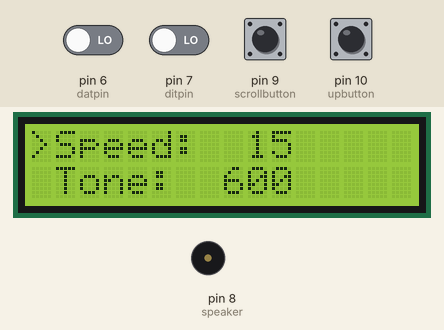
A sketch run on a simulated Arduino Uno, built with avr-gcc and run on an emulated ATmega328P. Parts: 16×2 character LCD, buzzer (waves = sounding). Inputs (shaded band) come from the test bench; at power-on: pin 6 (datpin), pin 7 (ditpin), pin 9 (scrollbutton), pin 10 (upbutton) LOW.

Above: at 3.2 s.
3.3 s: pin 7 (ditpin) driven HIGH
At 3.9 s:
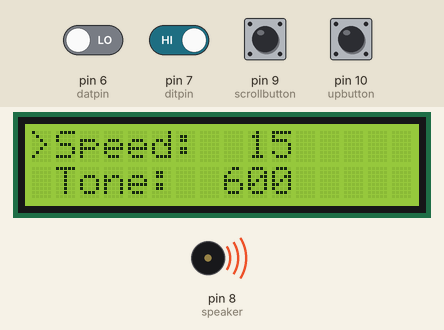
6.3 s: pin 10 (upbutton) pulled HIGH for 1 s
At 8.5 s:
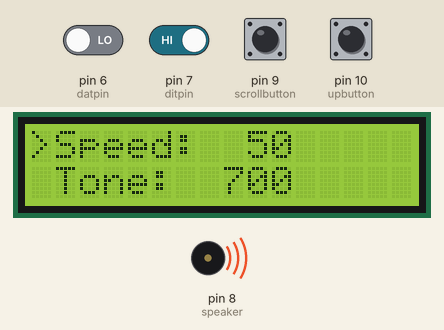
10.3 s: pin 6 (datpin) driven HIGH
13.3 s: pin 9 (scrollbutton) pulled HIGH for 0.15 s
At 13.47 s:
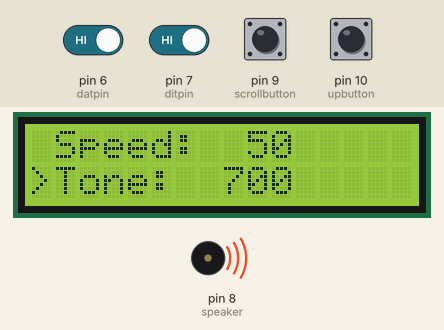
15.1 s: pin 10 (upbutton) pulled HIGH for 0.15 s
At 15.8 s:
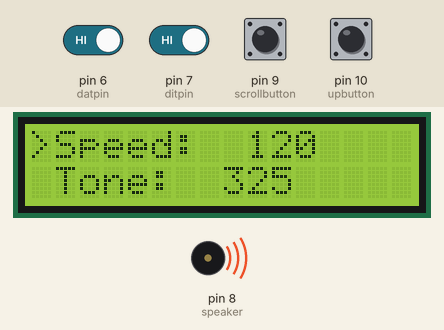
18.2 s: pin 6 (datpin) driven LOW
Timing chart, 0 to 21.2 s (numbered marks = the images above; inputs shaded):
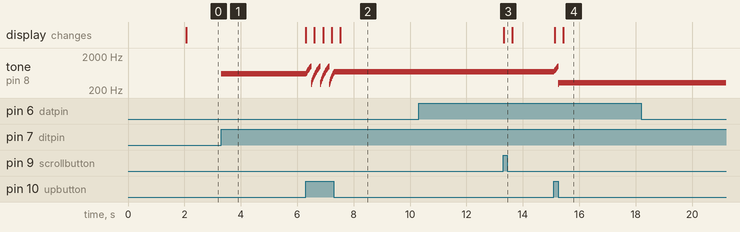

Measured:
- after the input at 3.3 s, tone on pin 8 (speaker): silent → 600 Hz at once
- after the input at 6.3 s, tone on pin 8 (speaker): plays 625 Hz for 0.01 s, 650 Hz for 0.01 s, 675 Hz for 0.01 s, 700 Hz for 0.01 s, 725 Hz for 0.01 s, 750 Hz for 0.01 s … (91 notes in this stretch), starting at once; the display: first changes at once (image 2 shows a later state)
- after the input at 10.3 s, every drawn part: stays the same
- after the input at 13.3 s, the display: changes at once (image 3)
- after the input at 15.1 s, tone on pin 8 (speaker): plays 725 Hz for 0.01 s, 750 Hz for 0.01 s, 775 Hz for 0.01 s, 800 Hz for 0.01 s, 825 Hz for 0.01 s, 850 Hz for 0.01 s … (14 notes in this stretch), starting at once; the display: first changes at once (image 4 shows a later state)
- after the input at 18.2 s, every drawn part: stays the same

The sketch:

16x2LCD.ino
```cpp
#include <LiquidCrystal.h>

#define speaker 8
#define ditpin 7
#define datpin  6
#define scrollbutton 9
#define upbutton 10

int speed = 15;
int ditlength = 1.2 / speed;
int datlength = ditlength * 3;
int tonefreq = 600;
int menu = 1;

const int rs = 12, en = 11, d4 = 5, d5 = 4, d6 = 3, d7 = 2;
LiquidCrystal lcd(rs, en, d4, d5, d6, d7);

void setup() {
  pinMode(ditpin, INPUT);
  pinMode(datpin, INPUT);
  pinMode(speaker, OUTPUT);
  lcd.begin(16, 2);
  lcd.print("Hello, World!");
  delay(2000);
  lcd.clear();
}

void updatemenu() {
  switch(menu) {
    case 0:
      menu = 1;
      break;
    case 1:
      lcd.clear();
      lcd.print(">Speed: ");
      lcd.setCursor(9,0);
      lcd.print(speed);
      lcd.setCursor(0,1);
      lcd.print(" Tone: ");
      lcd.setCursor(8,1);
      lcd.print(tonefreq);
      break;
    case 2:
      lcd.clear();
      lcd.print(" Speed: ");
      lcd.setCursor(9,0);
      lcd.print(speed);
      lcd.setCursor(0,1);
      lcd.print(">Tone: ");
      lcd.setCursor(8,1);
      lcd.print(tonefreq);
    case 3:
      menu = 1;
      break;

  }
}

void dit(){
  tone(speaker, tonefreq, ditlength);
  delay(ditlength);
}
void dat(){
  tone(speaker, tonefreq, datlength);
  delay(ditlength);
}
void loop() {
  updatemenu();
  if(digitalRead(ditpin) == HIGH){
    if(digitalRead(datpin) == HIGH) {
      dit();
      dat();
    }
    else{
      dit();
    }

  if(digitalRead(datpin) == HIGH){
    if(digitalRead(ditpin) == HIGH){
      dat();
      dit();
    }
    else{
      dat();
    }
  }
  if(digitalRead(scrollbutton) == HIGH){
    menu++;
    updatemenu();
  }
  if(digitalRead(upbutton) == HIGH){
    switch(menu){
      case 1:
        if(speed<150){
          speed = speed + 5;
        }
        else if(speed>=150){
          speed = 15;
        }
      case 2:
        if(tonefreq<1000){
          tonefreq = tonefreq + 25;
        }
        else if(tonefreq>=1000){
          tonefreq = 300;
        }
    }
    updatemenu();
  }
}
}
```
